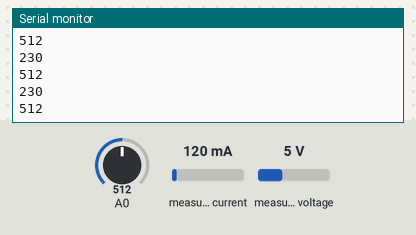
The sketch below on a simulated Arduino Uno, built with avr-gcc and run on an emulated ATmega328P. On the bench: the last lines printed to the serial monitor. The test bench sets the inputs (shaded band); at power-on: measured voltage 5 V, A0 = 512, measured current 120 mA.

Above: at 1.2 s.
1.3 s: measured voltage set to 0.3 V
At 1.53 s:
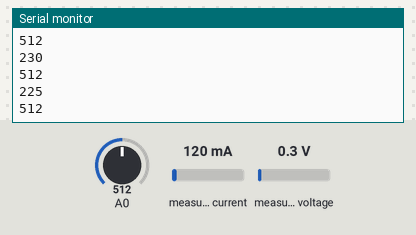
2.8 s: A0 set to 716
At 3.34 s:
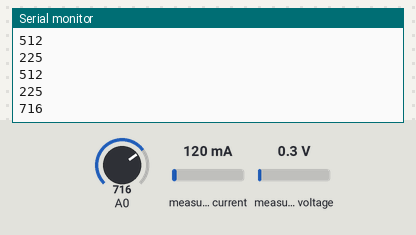
4.3 s: measured voltage set to 3.8 V
At 4.48 s:
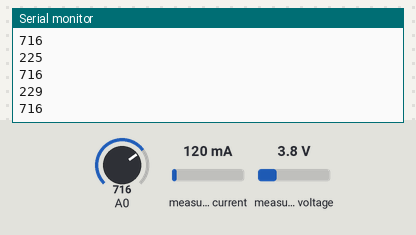
5.8 s: A0 set to 900
At 6.29 s:
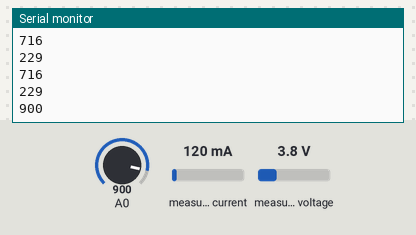
Timing chart, 0 to 8.3 s (numbered marks = the images above; inputs shaded):
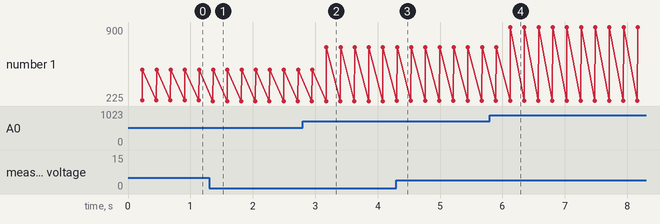

The sketch:

calamity.ino
```cpp
// (licence header left out)
#include "EmonLib.h"             // Include Emon Library
EnergyMonitor emon1;             // Create an instance

void setup()
{
  Serial.begin(9600);

  //emon1.voltage(A0, 234.26, 1.7);  // Voltage: input pin, calibration, phase_shift
  //emon1.current(A1, 111.1);       // Current: input pin, calibration.
  emon1.voltage(A1, 730.9, 1.7);  // Voltage: input pin, calibration, phase_shift
  emon1.current(A0, 105.1);       // Current: input pin, calibration.
}

void loop()
{
  int bacaAnal= analogRead(A0);


  emon1.calcIrms(200);
  emon1.calcVI(20,2000);         // Calculate all. No.of half wavelengths (crossings), time-out

  //emon1.serialprint();           // Print out all variables (realpower, apparent power, Vrms, Irms, power factor)

  //Serial.println(bacaAnal);


  float realPower       = emon1.realPower;        //extract Real Power into variable
  float apparentPower   = emon1.apparentPower;    //extract Apparent Power into variable
  float powerFActor     = emon1.powerFactor;      //extract Power Factor into Variable
  float supplyVoltage   = emon1.Vrms;             //extract Vrms into Variable
  float Irms            = emon1.Irms;             //extract Irms into Variable
if(supplyVoltage <40){
Serial.println("0");
}
else{
Serial.println(supplyVoltage,0);
  }

 Serial.println(bacaAnal);
}
```

Measured:
- after the input at 1.3 s, the serial monitor: prints a new line after 0.06 s (image 1)
- after the input at 2.8 s, the serial monitor: prints a new line after 0.38 s (image 2)
- after the input at 4.3 s, the serial monitor: prints a new line at once (image 3)
- after the input at 5.8 s, the serial monitor: prints a new line after 0.33 s (image 4)
- plotted number 1: 512 → 716 after the input at 2.8 s, 716 → 900 after the input at 5.8 s
